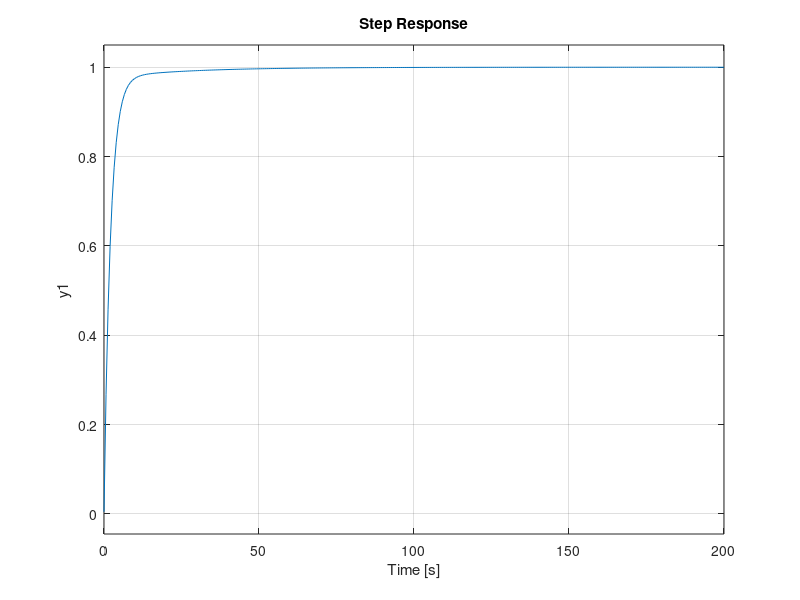

Write the MATLAB code that produced this figure. (Note: this script raises an error after producing the figure.)
%% NOTE TO SELF
% Kp => Proportional Gain
% Kd = Kp*Td => Derivative Gain
% Ki = Kp/Ti => Integral Gain

%% SYSTEM WITHOUT CONTROLLER
% Mass of Car
m = 1000;
% Damping Coefficient
b = 50;
% Open-loop TF of the system
TF_OL_vOverU = tf([0 1], [m b]);

% step(TF_OL_vOverU)
% stepinfo(TF_OL_vOverU)

%% OBSERVATIONS:
% 1. System is SUPER SLOW
% 2. Steady State Error is TOO LOW

%% REQUIREMENTS
% 1. Rise time < 5 sec
% 2. Overshoot < 10%
% 3. Steady-state error < 2%

%% METHODS TO FIX THE ISSUES
% 1. Add Kp to decrease Steady-state error && decrease Rise Time
% 2. Add Ki to ELIMINATE Steady-state error && Decrease Rise Time
% 3. Add Kd to decrease Overshoot without impacting Steady-state error

% Kp:Ki:Kd = 100:4:1

%% ADDING PID CONTROLLER
Kp = 470
Ki = 18.8
Kd = 4.7

TF_OL_PIDController = pid(Kp, Ki, Kd);

TF_CL_SystemWithController = feedback(TF_OL_PIDController * TF_OL_vOverU, 1);

step(TF_CL_SystemWithController)
stepinfo(TF_CL_SystemWithController)